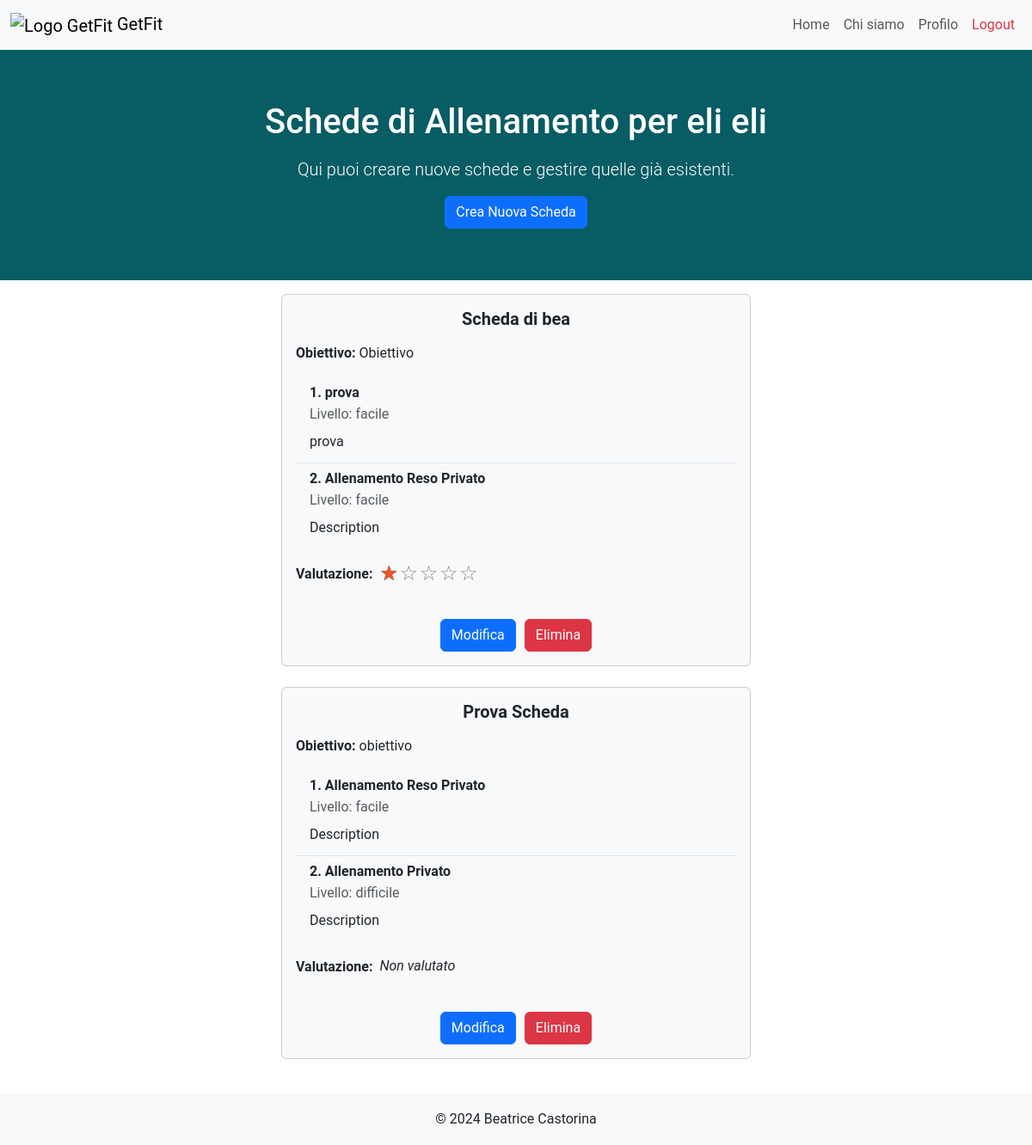
The app's page /schede?client_id=6 (signed in) with its own data.
### tables this page shows
CREATE TABLE "Schede" (
	"client_id"	INTEGER NOT NULL,
	"pt_id"	INTEGER NOT NULL,
	"id_scheda"	INTEGER,
	"rating"	INTEGER,
	"titolo"	TEXT NOT NULL,
	"obiettivo"	TEXT NOT NULL,
	PRIMARY KEY("id_scheda" AUTOINCREMENT),
	FOREIGN KEY("client_id") REFERENCES "Clients"("client_id"),
	FOREIGN KEY("pt_id") REFERENCES "PersonalTrainers"("pt_id")
);

CREATE TABLE "Allenamenti" (
	"id_allenamento"	INTEGER,
	"pt_id"	INTEGER NOT NULL,
	"titolo"	TEXT NOT NULL,
	"descrizione"	TEXT NOT NULL,
	"livello"	TEXT NOT NULL,
	"visibile"	INTEGER NOT NULL,
	"data_creazione"	TEXT NOT NULL,
	PRIMARY KEY("id_allenamento" AUTOINCREMENT),
	FOREIGN KEY("pt_id") REFERENCES "PersonalTrainers"("pt_id")
);

### app.py (the view)
@app.route("/schede")
def schede():
  email = utenti_dao.get_email(request)
  user, type = utenti_dao.get_user_by_email(email)
  if type == 0: # A pt is logged
    client_id = request.args.get("client_id")
    name = utenti_dao.get_full_name(client_id, 'client')
  else: # A client is logged
    client_id = user['client_id']
    name = utenti_dao.get_full_name(user['pt_id'],'pt')
  schede = schede_dao.get_schede_by_client_id(client_id)
  schede_ids = [scheda['id_scheda'] for scheda in schede]
  allenamenti_by_id_scheda = {}
  for id_scheda in schede_ids:
    workout_ids = schede_dao.get_allenamenti_ids_by_id_scheda(id_scheda)
    ids = [obj['id_allenamento'] for obj in workout_ids]
    allenamenti_obj_by_id_scheda=[allenamenti_dao.get_allenamento(id) for id in ids]
    allenamenti_by_id_scheda[id_scheda] = allenamenti_obj_by_id_scheda
  return render_template("schede.html",client_id=client_id,schede=schede,allenamenti=allenamenti_by_id_scheda,name=name)

### allenamenti_dao.py (called while the page is built)
def get_allenamento(id_allenamento):
	query = 'SELECT * FROM Allenamenti WHERE id_allenamento=?'
	connection = sqlite3.connect('db/personal.db')
	connection.row_factory = sqlite3.Row
	cursor = connection.cursor()
	cursor.execute(query,(id_allenamento,))
	allenamento = cursor.fetchone()
	cursor.close()
	connection.close()
	return allenamento

### app.py (called while the page is built)
@login_manager.user_loader
def load_user(user_email):
  user_db, type = utenti_dao.get_user_by_email(user_email)
  if type == 0:
    user = PersonalTrainer(nome=user_db['nome'], cognome=user_db['cognome'], genere=user_db['genere'], pt_id=user_db['pt_id'], rating=user_db['rating'], numOfRatings=user_db['numOfRatings'], email=user_db['email'], password=user_db['password'])
  else:
    user = Client(nome=user_db['nome'], cognome=user_db['cognome'], genere=user_db['genere'], client_id=user_db['client_id'], pt_id=user_db['pt_id'], email=user_db['email'], password=user_db['password'])
  return user

### schede_dao.py (called while the page is built)
def get_schede_by_client_id(client_id):
	query = 'SELECT * FROM Schede WHERE client_id = ?'
	connection = sqlite3.connect('db/personal.db')
	connection.row_factory = sqlite3.Row
	cursor = connection.cursor()
	cursor.execute(query,(client_id,))
	schede = cursor.fetchall()
	cursor.close()
	connection.close()
	return schede

def get_allenamenti_ids_by_id_scheda(id_scheda):
	query = 'SELECT id_allenamento FROM CompostaDa WHERE id_scheda=?'
	connection = sqlite3.connect('db/personal.db')
	connection.row_factory = sqlite3.Row
	cursor = connection.cursor()
	cursor.execute(query,(id_scheda,))
	workout_ids = cursor.fetchall()
	cursor.close()
	connection.close()
	return workout_ids

### utenti_dao.py (called while the page is built)
def get_email(request):
	try:
		return request.cookies.get('remember_token').split('|')[0]
	except Exception as e:
		return None

def get_full_name(id, type='client'):
	query1 = 'SELECT nome, cognome FROM Clients WHERE client_id=?'
	query2 = 'SELECT nome, cognome FROM PersonalTrainers WHERE pt_id=?'
	connection = sqlite3.connect('db/personal.db')
	connection.row_factory = sqlite3.Row
	cursor = connection.cursor()
	if type == 'client':
		cursor.execute(query1,(id,))
	else:
		cursor.execute(query2,(id,))
	full_name = cursor.fetchone()
	cursor.close()
	connection.close()
	return full_name['nome'] + ' ' + full_name['cognome']

### templates/schede.html (shortened to what this page needs)
{% extends "base.html" %}
{% block style %} {{url_for('static', filename='css/schede_styles.css')}} {% endblock %}
{% block content %}
	{% if current_user.__class__.__name__ == "PersonalTrainer" %}
		<section class="hero-section">
			<div class="container">
				<h1 class="mb-3">Schede di Allenamento per {{name}}</h1>
				<p class="lead">Qui puoi creare nuove schede e gestire quelle già esistenti.</p>
				<form action="/create_scheda" method="get">
					<button type="submit" class="btn btn-primary">Crea Nuova Scheda</button>
				</form>
			</div>
		</section>
	{% endif %}
	<ul class="list-group" id="lista">
    <section class="workout-plans-section py-3">
			<div class="container">
				{% for scheda in schede %}
				<div class="row">
					<div class="col-lg-6 col-md-8 mx-auto">
						<div class="card mb-4">
							<div class="card-body">
								<h5 class="card-title text-center mb-3"><strong>{{scheda.titolo}}</strong></h5>
								<p class="card-text"><strong>Obiettivo:</strong> {{scheda.obiettivo}}</p>
								<ul class="list-group list-group-flush">
									{% for workout in allenamenti[scheda.id_scheda]%}
										<li class="list-group-item">
											 <h6 class="card-title"><strong>{{loop.index}}. {{workout.titolo}}</strong></h6>
											<p class="card-subtitle mb-2 text-body-secondary">Livello: {{workout.livello}}</p>
											<p class="card-text mb-1">{{workout.descrizione}}</p>
										</li>
									{% endfor %}
								</ul>
								{% if current_user.__class__.__name__ == "Client" %}
									<form action="/update_rating" method="post">
										<fieldset class="btn-group-action pt-3">
											<span class="star-cb-group">
												<input type="radio" id="rating-5-{{loop.index}}" name="rating" value="5" required {% if scheda.rating ==5 %}checked{% endif %}/>
												<label for="rating-5-{{loop.index}}">5</label>
												<input type="radio" id="rating-4-{{loop.index}}" name="rating" value="4" {% if scheda.rating ==4 %}checked{% endif %}/>
												<label for="rating-4-{{loop.index}}">4</label>
												<input type="radio" id="rating-3-{{loop.index}}" name="rating" value="3" {% if scheda.rating ==3 %}checked{% endif %}/>
												<label for="rating-3-{{loop.index}}">3</label>
												<input type="radio" id="rating-2-{{loop.index}}" name="rating" value="2" {% if scheda.rating ==2 %}checked{% endif %}/>
												<label for="rating-2-{{loop.index}}">2</label>
												<input type="radio" id="rating-1-{{loop.index}}" name="rating" value="1" {% if scheda.rating ==1 %}checked{% endif %}/>
												<label for="rating-1-{{loop.index}}">1</label>
											</span>
											<input type="hidden" id="id_scheda" name="id_scheda" value="{{scheda.id_scheda}}"/>
											<input type="hidden" id="oldRating" name="oldRating" value="{{scheda.rating}}"/>
											<button type="submit" class="btn btn-primary">Lascia un Voto</button>
										</fieldset>
									</form>
								{% else %}
								<div class="d-flex align-items-center">
									<p id="p-rating"><strong>Valutazione:</strong></p>
									{% if scheda.rating is not none %}
									<div class="rating">
										<span class="{% if scheda.rating > 0.5 %}star-full{% else %}star-empty{% endif %}">{% if scheda.rating > 0.5 %}★{% else %}☆{% endif %}</span>
										<span class="{% if scheda.rating > 1.5 %}star-full{% else %}star-empty{% endif %}">{% if scheda.rating > 1.5 %}★{% else %}☆{% endif %}</span>
										<span class="{% if scheda.rating > 2.5 %}star-full{% else %}star-empty{% endif %}">{% if scheda.rating > 2.5 %}★{% else %}☆{% endif %}</span>
										<span class="{% if scheda.rating > 3.5 %}star-full{% else %}star-empty{% endif %}">{% if scheda.rating > 3.5 %}★{% else %}☆{% endif %}</span>
										<span class="{% if scheda.rating > 4.5 %}star-full{% else %}star-empty{% endif %}">{% if scheda.rating > 4.5 %}★{% else %}☆{% endif %}</span>
									</div>
									{% else %}
										<em>Non valutato</em>
									{% endif %}
								</div>
									<br>
									<div class="btn-group-action">
										<a href="/modify_scheda/{{scheda.id_scheda}}" class="btn btn-primary">Modifica</a>
										<form action="/delete_scheda" method="post" class="d-inline">
											<button type="submit" class="btn btn-danger">Elimina</button>
										</form>
									</div>
								{% endif %}
							</div>
						</div>
					</div>
				</div>
				{% endfor %}
			</div>
		</section>
	</ul>
{% endblock %}

### static/css/base_styles.css (style rules this page uses)
html, body { font-family: 'Roboto', sans-serif; height: 100%; margin: 0; }
.hero-section { background-color: #085c64; color: white; padding: 60px 0; text-align: center; }
.card { transition: transform 0.3s; background-color: #f8f9fa; background-image: var(--bs-gradient); }

### static/css/schede_styles.css (style rules this page uses)
#p-rating { margin-top: 1.1rem; margin-right: .5rem; }
.list-group-item { background-color: #f8f9fa; }
.rating > .star-full { content: "★"; color: #e52; text-shadow: 0 0 1px #333; }
.rating > .star-empty { content: "☆"; color: #888; text-shadow: none; }
.rating { unicode-bidi: bidi-override; direction: ltr; text-align: center; }
.rating > span { display: inline-block; position: relative; width: .8em; font-size: 1.5rem; }
.btn-group-action { display: flex; justify-content: center; gap: 10px; }

### records on screen
Schede: titolo "Scheda di bea", obiettivo "Obiettivo"
Allenamenti: titolo "prova", livello "facile", descrizione "prova"
Allenamenti: titolo "Allenamento Reso Privato", livello "facile", descrizione "Description"
Schede: titolo "Prova Scheda", obiettivo "obiettivo", shows "Non valutato"
Allenamenti: titolo "Allenamento Privato", livello "difficile", descrizione "Description"

### other values on screen
{{ name }} "eli eli"
